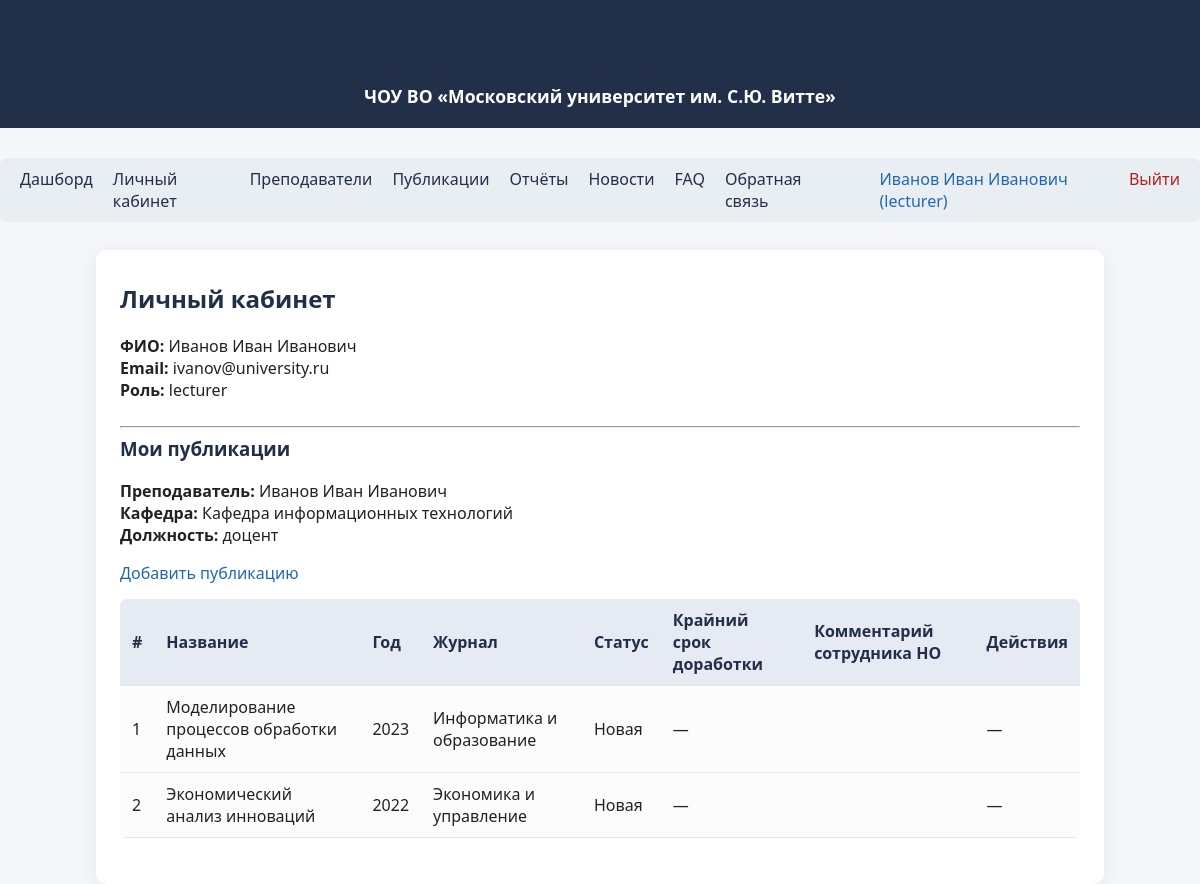
/profile (signed in), run on an earlier commit of the app's database.
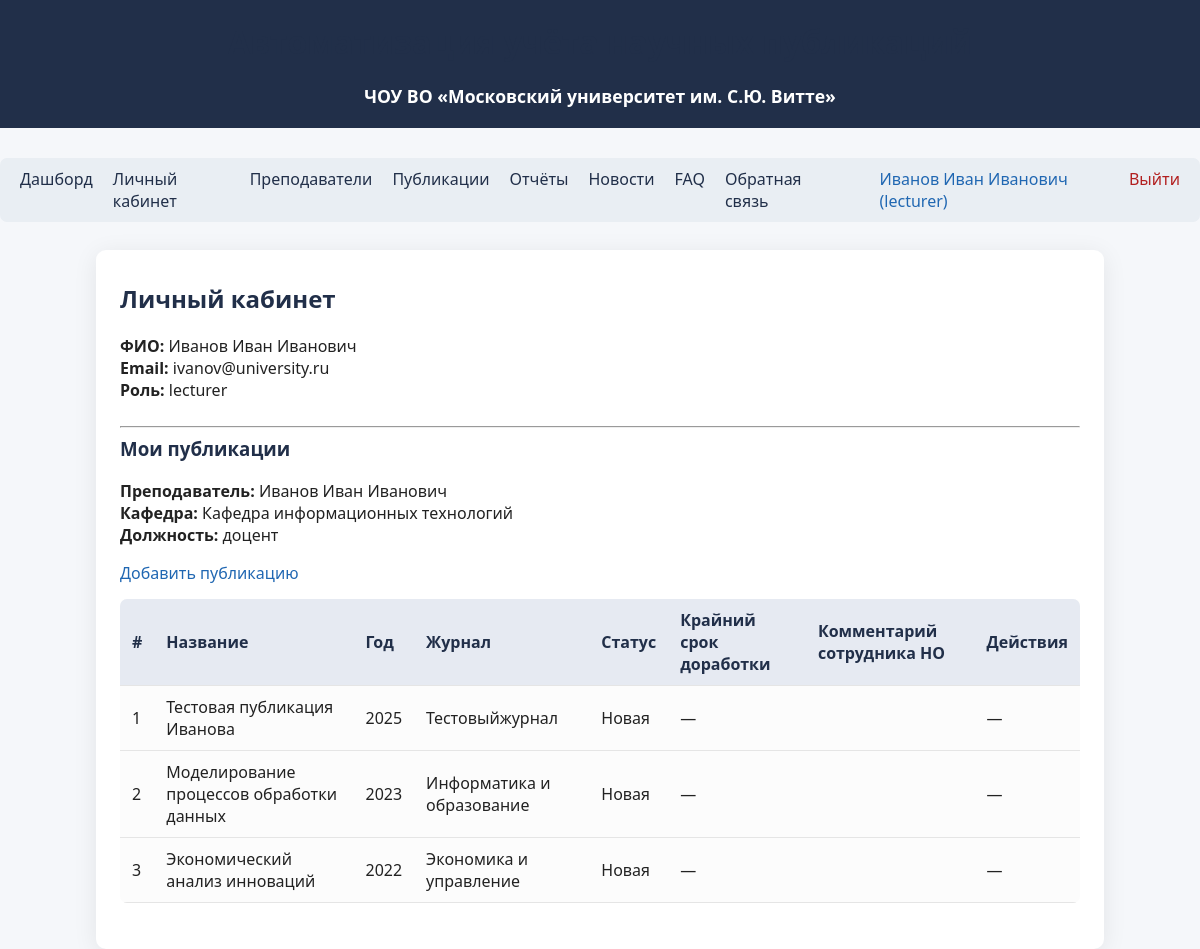
And on a later commit of the database.
### tables this page shows
CREATE TABLE publications (
            id INTEGER PRIMARY KEY AUTOINCREMENT,
            title TEXT,
            year INTEGER,
            journal TEXT,
            source TEXT,
            link TEXT,
            citations INTEGER,
            doi TEXT,
            status TEXT DEFAULT 'new',
            review_comment TEXT,
            revision_deadline TEXT,
            reviewer_id INTEGER
        );

### app/routes.py (the view)
@bp.route('/profile')
@login_required()
def profile():
    user = g.user
    users = []            # для админа
    pending_pubs = []     # для staff (публикации для проверки)
    revision_pubs = []    # для staff (контроль доработок)
    lecturer_info = None  # для преподавателя
    lecturer_pubs = []    # публикации преподавателя
    if user['role'] == 'admin':
        users = get_all_users()
    elif user['role'] == 'staff':
        pending_pubs = get_publications_for_review()
        revision_pubs = get_publications_with_revision_required()
    elif user['role'] == 'lecturer':
        lecturer_info = get_lecturer_for_user(user['id'])
        if lecturer_info:
            lecturer_pubs = get_publications_by_lecturer(lecturer_info['id'])
    return render_template(
        'profile.html',
        user=user,
        users=users,
        pending_pubs=pending_pubs,
        revision_pubs=revision_pubs,
        lecturer_info=lecturer_info,
        lecturer_pubs=lecturer_pubs
    )

### app/models.py (called while the page is built)
def get_db():
    db = getattr(g, '_database', None)
    if db is None:
        db = g._database = sqlite3.connect(DATABASE)
        db.row_factory = sqlite3.Row
    return db

def get_user_by_id(user_id):
    db = get_db()
    user = db.execute(
        "SELECT * FROM users WHERE id = ?", (user_id,)
    ).fetchone()
    return user

def get_publications_by_lecturer(lecturer_id):
    db = get_db()
    pubs = db.execute(
        "SELECT p.* FROM publications p "
        "JOIN lecturer_publications lp ON p.id = lp.publication_id "
        "WHERE lp.lecturer_id = ? ORDER BY p.year DESC",
        (lecturer_id,)
    ).fetchall()
    return pubs

def get_lecturer_for_user(user_id):
    db = get_db()
    return db.execute(
        """
        SELECT l.*
        FROM lecturers l
        JOIN users u ON u.lecturer_id = l.id
        WHERE u.id = ?
        """,
        (user_id,)
    ).fetchone()

### app/routes.py (called while the page is built)
@bp.before_app_request
def load_logged_in_user():
    user_id = session.get('user_id')
    g.user = get_user_by_id(user_id) if user_id else None

### app/templates/profile.html (shortened to what the changed rows need)
{% extends "base.html" %}
{% block content %}
<h2>Личный кабинет</h2>
{% if user.role == 'admin' %}
    <hr>
    <h3>Управление пользователями и ролями</h3>
    <div style="margin-bottom: 15px;">
        <a href="{{ url_for('main.add_user') }}" class="btn">Создать пользователя</a>
    </div>
    {% if users %}
        <table class="table">
            <thead>
                <tr>
                    <th>#</th>
                    <th>ФИО</th>
                    <th>Email</th>
                    <th>Роль</th>
                    <th style="width: 270px;">Действия</th>
                </tr>
            </thead>
            <tbody>
                {% for u in users %}
                <tr>
                    <td>{{ loop.index }}</td>
                    <td>{{ u.fio }}</td>
                    <td>{{ u.email }}</td>
                    <td>{{ u.role }}</td>
                    <td>
                        <a href="{{ url_for('main.edit_user', user_id=u.id) }}" class="btn">Изменить</a>
                        {% if u.role != 'admin' %}
                            {% if u.role != 'blocked' %}
                                <form action="{{ url_for('main.block_user', user_id=u.id) }}"
                                      method="post" style="display:inline;">
                                    <button type="submit" class="btn">Заблокировать</button>
                                </form>
                            {% else %}
                                <form action="{{ url_for('main.unblock_user', user_id=u.id) }}"
                                      method="post" style="display:inline;">
                                    <button type="submit" class="btn">Разблокировать</button>
                                </form>
                            {% endif %}
                            <form action="{{ url_for('main.delete_user_route', user_id=u.id) }}"
                                  method="post" style="display:inline;"
                                  onsubmit="return confirm('Удалить пользователя {{ u.fio }}?');">
                                <button type="submit" class="btn">Удалить</button>
                            </form>
                        {% endif %}
                    </td>
                </tr>
                {% endfor %}
            </tbody>
        </table>
    {% else %}
        <p>Пользователи ещё не созданы.</p>
    {% endif %}
    <hr>
    <h3>Редактирование данных системы</h3>
    <div style="display:flex; flex-wrap:wrap; gap:10px; margin-top:10px;">
        <a href="{{ url_for('main.lecturers') }}" class="btn">Преподаватели</a>
        <a href="{{ url_for('main.publications') }}" class="btn">Публикации</a>
        <a href="{{ url_for('main.admin_news') }}" class="btn">Новости</a>
        <a href="{{ url_for('main.admin_faq') }}" class="btn">FAQ</a>
        <a href="{{ url_for('main.log') }}" class="btn">Журнал действий</a>
        <a href="{{ url_for('main.admin_feedback') }}" class="btn">Обращения пользователей</a>
    </div>
{% elif user.role == 'lecturer' %}
    {% if not lecturer_info %}
        <p style="color:red;">
            Для вашей учётной записи не найден связанный преподаватель в справочнике.<br>
            Связь выполняется через поле <code>lecturer_id</code> в таблице пользователей.
        </p>
    {% else %}
        {% if lecturer_pubs and lecturer_pubs|length > 0 %}
            <table class="table">
                <thead>
                    <tr>
                        <th>#</th>
                        <th>Название</th>
                        <th>Год</th>
                        <th>Журнал</th>
                        <th>Статус</th>
                        <th>Крайний срок доработки</th>
                        <th>Комментарий сотрудника НО</th>
                        <th>Действия</th>
                    </tr>
                </thead>
                <tbody>
                    {% for p in lecturer_pubs %}
                    <tr>
                        <td>{{ loop.index }}</td>
                        <td>{{ p.title }}</td>
                        <td>{{ p.year }}</td>
                        <td>{{ p.journal }}</td>
                        <td>
                            {% if not p.status or p.status == 'new' %}
                                Новая
                            {% elif p.status == 'approved' %}
                                Утверждена
                            {% elif p.status == 'rejected' %}
                                Отклонена
                            {% elif p.status == 'revision_required' %}
                                На доработке
                            {% else %}
                                {{ p.status }}
                            {% endif %}
                        </td>
                        <td>{{ p.revision_deadline or '—' }}</td>
                        <td>{{ p.review_comment or '' }}</td>
                        <td>
                            {% if p.status == 'revision_required' %}
                                <form action="{{ url_for('main.lecturer_resubmit_publication', pub_id=p.id) }}"
                                      method="post" style="display:inline;">
                                    <button type="submit" class="btn">
                                        Отправить повторно
                                    </button>
                                </form>
                            {% else %}
                                —
                            {% endif %}
                        </td>
                    </tr>
                    {% endfor %}
                </tbody>
            </table>
        {% else %}
            <p>За вами пока не закреплено ни одной публикации.</p>
        {% endif %}
    {% endif %}
{% else %}
    <hr>
    <p>Добро пожаловать в личный кабинет!</p>
    <p>Ваша роль: <b>{{ user.role }}</b></p>
{% endif %}
{% endblock %}

What changed in the data, as far as the page shows it:
added publications: title "Тестовая публикация Иванова", year "2025", journal "Тестовыйжурнал", status "Новая", revision_deadline "—"
